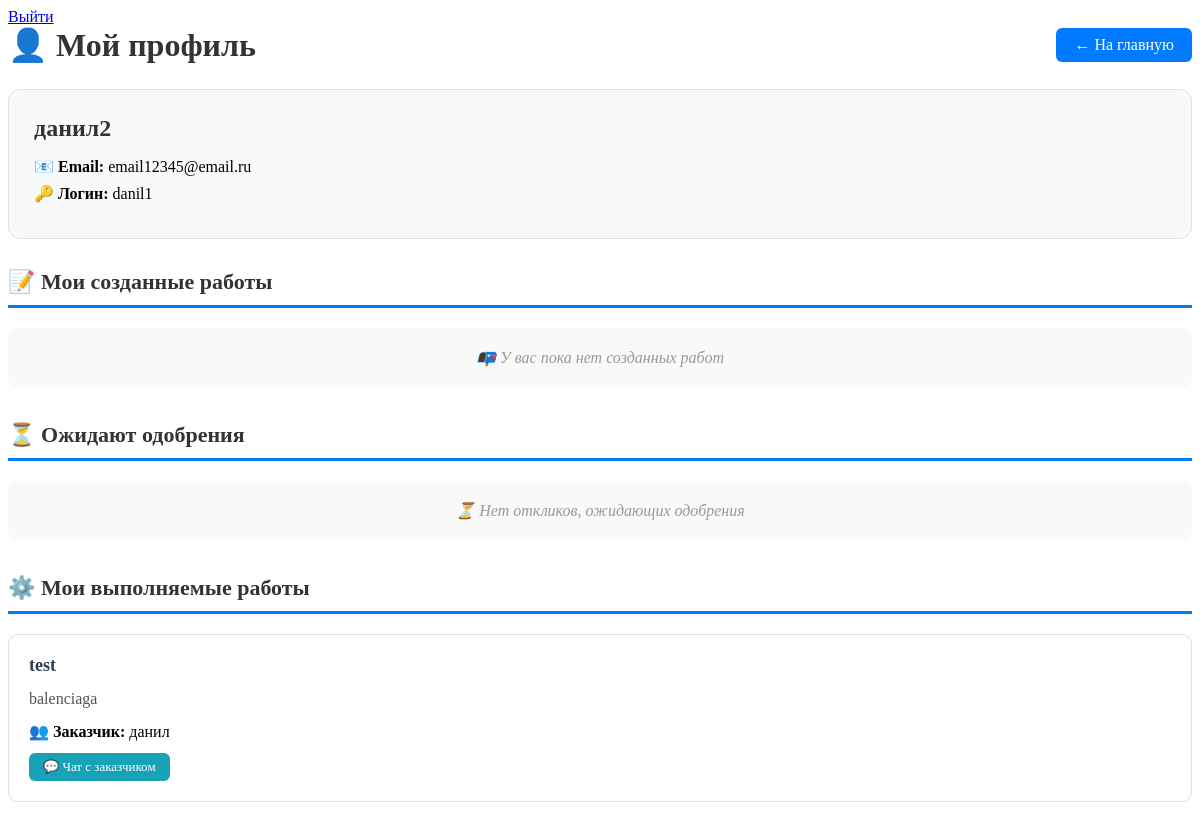
The app's page /profile (signed in) with its own data.
### data/users.py (models this page shows, shortened)
class User(SqlAlchemyBase, UserMixin):
    __tablename__ = 'users'
    id = sqlalchemy.Column(sqlalchemy.Integer,
                           primary_key=True,
                           autoincrement=True)
    username = sqlalchemy.Column(sqlalchemy.String,
                                 unique=True,
                                 nullable=False)
    name = sqlalchemy.Column(sqlalchemy.String,
                             nullable=False)
    email = sqlalchemy.Column(sqlalchemy.String, nullable=False)
    hashed_password = sqlalchemy.Column(sqlalchemy.String,
                                        nullable=False)
    created_at = sqlalchemy.Column(sqlalchemy.DateTime,
                                   default=datetime.datetime.now)

### data/jobs.py (models this page shows)
class Job(SqlAlchemyBase):
    __tablename__ = 'jobs'
    id = sqlalchemy.Column(sqlalchemy.Integer,
                           primary_key=True,
                           autoincrement=True)
    title = sqlalchemy.Column(sqlalchemy.String,
                              nullable=False)
    description = sqlalchemy.Column(sqlalchemy.String,
                                    nullable=False)
    author_id = sqlalchemy.Column(sqlalchemy.Integer,
                                  sqlalchemy.ForeignKey('users.id'))
    executor_id = sqlalchemy.Column(sqlalchemy.Integer,
                                    sqlalchemy.ForeignKey('users.id'),
                                    nullable=True)
    status = sqlalchemy.Column(sqlalchemy.String,
                               default='open')  # open, in_progress
    created_at = sqlalchemy.Column(sqlalchemy.DateTime,
                                   default=datetime.datetime.now)
    author = orm.relationship('User', foreign_keys=[author_id])
    executor = orm.relationship('User', foreign_keys=[executor_id])

### main.py (the view)
@app.route('/profile')
@login_required
def profile():
    with db_session.create_session() as db_sess:
        my_jobs = db_sess.query(Job).options(joinedload(Job.responses)) \
            .filter(Job.author_id == current_user.id).all()
        pending_responses = db_sess.query(Response).options(
            joinedload(Response.job).joinedload(Job.author)
        ).filter(
            Response.user_id == current_user.id,
            Response.status == 'pending'
        ).all()
        pending_jobs = [r.job for r in pending_responses]
        my_hiring = db_sess.query(Job).options(
            joinedload(Job.executor),
            joinedload(Job.author)
        ).filter(
            Job.author_id == current_user.id,
            Job.status == 'in_progress'
        ).all()
        my_work = db_sess.query(Job).options(
            joinedload(Job.author)
        ).filter(
            Job.executor_id == current_user.id,
            Job.status == 'in_progress'
        ).all()
        accepted_jobs = my_hiring + my_work
    return render_template('profile.html',
                           user=current_user,
                           my_jobs=my_jobs,
                           pending_jobs=pending_jobs,
                           accepted_jobs=accepted_jobs)

### data/db_session.py (called while the page is built)
def create_session() -> Session:
    global __factory
    return __factory()

### main.py (called while the page is built)
@login_manager.user_loader
def load_user(user_id):
    with db_session.create_session() as db_sess:
        return db_sess.get(User, int(user_id))

### templates/profile.html (shortened to what this page needs)
{% extends "base.html" %}
{% block content %}
<div class="profile-container">
    <div style="display: flex; justify-content: space-between; align-items: center; margin-bottom: 25px;">
        <h1 style="margin: 0; color: #333;">👤 Мой профиль</h1>
        <a href="/" class="nav-btn">← На главную</a>
    </div>
    <div class="profile-header">
        <h2>{{ user.name }}</h2>
        <div class="profile-info">
            <p><strong>📧 Email:</strong> {{ user.email }}</p>
            <p><strong>🔑 Логин:</strong> {{ user.username }}</p>
        </div>
    </div>
    <div class="section">
        <div class="section-title">📝 Мои созданные работы</div>
        {% if my_jobs %}
        {% for job in my_jobs %}
        <div class="job-card">
            <div class="job-title">{{ job.title }}</div>
            <div class="job-description">{{ job.description }}</div>
            <div class="job-actions">
                <a href="/jobs/{{ job.id }}" class="btn-sm btn-warning">✏️ Редактировать</a>
                <a href="/jobs_delete/{{ job.id }}" class="btn-sm btn-danger"
                   onclick="return confirm('Удалить эту работу?')">🗑️ Удалить</a>
                <a href="/responses/{{ job.id }}" class="btn-sm btn-info">👥 Отклики ({{ job.responses|length }})</a>
            </div>
        </div>
        {% endfor %}
        {% else %}
        <div class="empty-message">📭 У вас пока нет созданных работ</div>
        {% endif %}
    </div>
    <div class="section">
        <div class="section-title">⏳ Ожидают одобрения</div>
        {% if pending_jobs %}
        {% for job in pending_jobs %}
        <div class="job-card">
            <div class="job-title">{{ job.title }}</div>
            <div class="job-description">{{ job.description }}</div>
            <div><strong>Автор:</strong> {{ job.author.name }}</div>
        </div>
        {% endfor %}
        {% else %}
        <div class="empty-message">⏳ Нет откликов, ожидающих одобрения</div>
        {% endif %}
    </div>
    <div class="section">
        <div class="section-title">⚙️ Мои выполняемые работы</div>
        {% if accepted_jobs %}
        {% for job in accepted_jobs %}
        {% if user.id == job.author.id %}
        <div class="job-card">
            <div class="job-title">{{ job.title }}</div>
            <div class="job-description">{{ job.description }}</div>
            <div><strong>🛠️ Исполнитель:</strong> {{ job.executor.name }}</div>
            <div class="job-actions">
                <a href="/chat/{{ job.id }}" class="btn-sm btn-info">💬 Чат с исполнителем</a>
            </div>
        </div>
        {% else %}
        <div class="job-card">
            <div class="job-title">{{ job.title }}</div>
            <div class="job-description">{{ job.description }}</div>
            <div><strong>👥 Заказчик:</strong> {{ job.author.name }}</div>
            <div class="job-actions">
                <a href="/chat/{{ job.id }}" class="btn-sm btn-info">💬 Чат с заказчиком</a>
            </div>
        </div>
        {% endif %}
        {% endfor %}
        {% else %}
        <div class="empty-message">⚙️ У вас нет выполняемых работ</div>
        {% endif %}
    </div>
    {% endblock %}

### templates/profile.html (style rules this page uses)
.profile-container { max-width: 1200px; margin: 0 auto; }
.profile-header { background: #f8f9fa; padding: 25px; border-radius: 12px; margin-bottom: 30px; border: 1px solid #e0e0e0; }
.profile-header h2 { margin: 0 0 15px 0; color: #333; }
.profile-info { margin: 10px 0; }
.profile-info p { margin: 8px 0; font-size: 16px; }
.section { margin-bottom: 35px; }
.section-title { font-size: 22px; font-weight: bold; padding-bottom: 10px; border-bottom: 3px solid #007bff; margin-bottom: 20px; color: #333; }
.job-card { border: 1px solid #e0e0e0; padding: 20px; margin: 15px 0; border-radius: 10px; background: #fff; transition: box-shadow 0.2s; }
.job-title { font-size: 18px; font-weight: bold; color: #2c3e50; margin-bottom: 8px; }
.job-description { margin: 12px 0; color: #555; line-height: 1.4; }
.job-actions { margin-top: 12px; display: flex; gap: 10px; flex-wrap: wrap; }
.btn-sm { display: inline-block; padding: 6px 14px; text-decoration: none; border-radius: 6px; font-size: 13px; font-weight: 500; transition: opacity 0.2s; cursor: pointer; border: none; }
.btn-info { background: #17a2b8; color: #fff; }
.nav-btn { display: inline-block; background: #007bff; color: white; padding: 8px 18px; text-decoration: none; border-radius: 6px; font-weight: 500; transition: background 0.2s; }
.empty-message { color: #999; padding: 20px; text-align: center; font-style: italic; background: #f9f9f9; border-radius: 8px; }
.profile-header p { margin: 8px 0; }

### records on screen
User: name "данил2", email "email12345@email.ru", username "danil1"
Job: title "test", description "balenciaga", author.name "данил"
